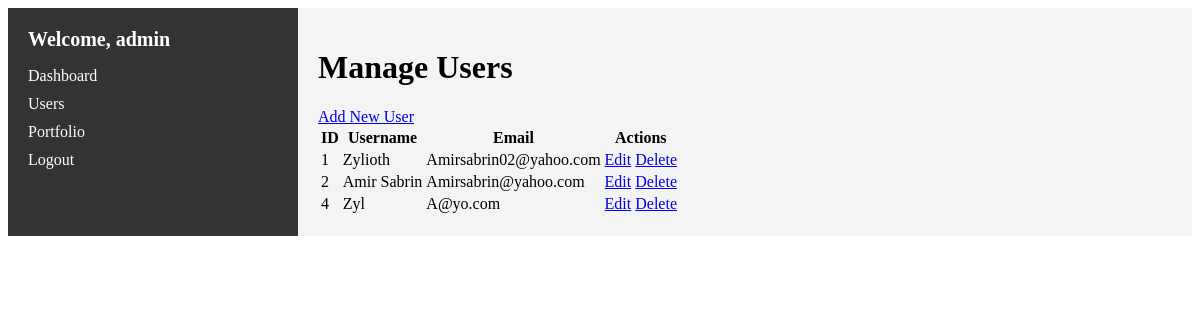
The app's page /admin/admin_users.php (signed in) with its own data.
### tables this page shows
CREATE TABLE `users` (
  `id` int(11) NOT NULL,
  `username` varchar(255) NOT NULL,
  `email` varchar(255) NOT NULL,
  `password` varchar(255) NOT NULL,
  `created_at` timestamp NOT NULL DEFAULT current_timestamp()
);

### admin/admin_users.php (the view, shortened to what this page needs)
<?php
include '../database/db.php';
$query = "SELECT * FROM users";
$result = $conn->query($query);
?>
<!DOCTYPE html>
<html lang="en">
<head>
    <link rel="stylesheet" href="css/style.css">
</head>
<body>
<div class="admin-dashboard">
    <aside class="sidebar">
        <h2>Welcome, <?php echo htmlspecialchars($_SESSION['admin_username']); ?></h2>
        <nav>
            <ul>
                <li><a href="admin_dashboard.php">Dashboard</a></li>
                <li><a href="admin_users.php">Users</a></li>
                <li><a href="admin_portfolio.php">Portfolio</a></li>
                <li><a href="Functions/logout.php">Logout</a></li>
            </ul>
        </nav>
    </aside>
    <main class="main-content">
        <h1>Manage Users</h1>
        <a href="add_user.php" class="btn">Add New User</a>
        <table class="users-table">
            <thead>
                <tr>
                    <th>ID</th>
                    <th>Username</th>
                    <th>Email</th>
                    <th>Actions</th>
                </tr>
            </thead>
            <tbody>
                <?php if ($result && $result->num_rows > 0): ?>
                    <?php while ($user = $result->fetch_assoc()): ?>
                        <tr>
                            <td><?php echo htmlspecialchars($user['id']); ?></td>
                            <td><?php echo htmlspecialchars($user['username']); ?></td>
                            <td><?php echo htmlspecialchars($user['email']); ?></td>
                            <td>
                                <a href="edit_user.php?id=<?php echo $user['id']; ?>" class="btn">Edit</a>
                                <a href="delete_user.php?id=<?php echo $user['id']; ?>" class="btn" onclick="return confirm('Are you sure you want to delete this user?');">Delete</a>
                            </td>
                        </tr>
                    <?php endwhile; ?>
                <?php else: ?>
                    <tr>
                        <td colspan="4">No users found.</td>
                    </tr>
                <?php endif; ?>
            </tbody>
        </table>
    </main>
</div>
</body>
</html>

### admin/css/style.css (style rules this page uses)
.admin-dashboard { display: flex; }
.sidebar { width: 250px; background-color: #333; color: white; padding: 20px; }
.sidebar h2 { margin: 0; font-size: 20px; }
.sidebar nav ul { list-style-type: none; padding: 0; }
.sidebar nav ul li { margin: 10px 0; }
.sidebar nav ul li a { color: white; text-decoration: none; }
.main-content { flex-grow: 1; padding: 20px; background-color: #f4f4f4; }

### records on screen
users: id "1", username "Zylioth", email "Amirsabrin02@yahoo.com"
users: id "2", username "Amir Sabrin", email "Amirsabrin@yahoo.com"
users: id "4", username "Zyl", email "A@yo.com"

### other values on screen
$_SESSION['admin_username'] "admin"
